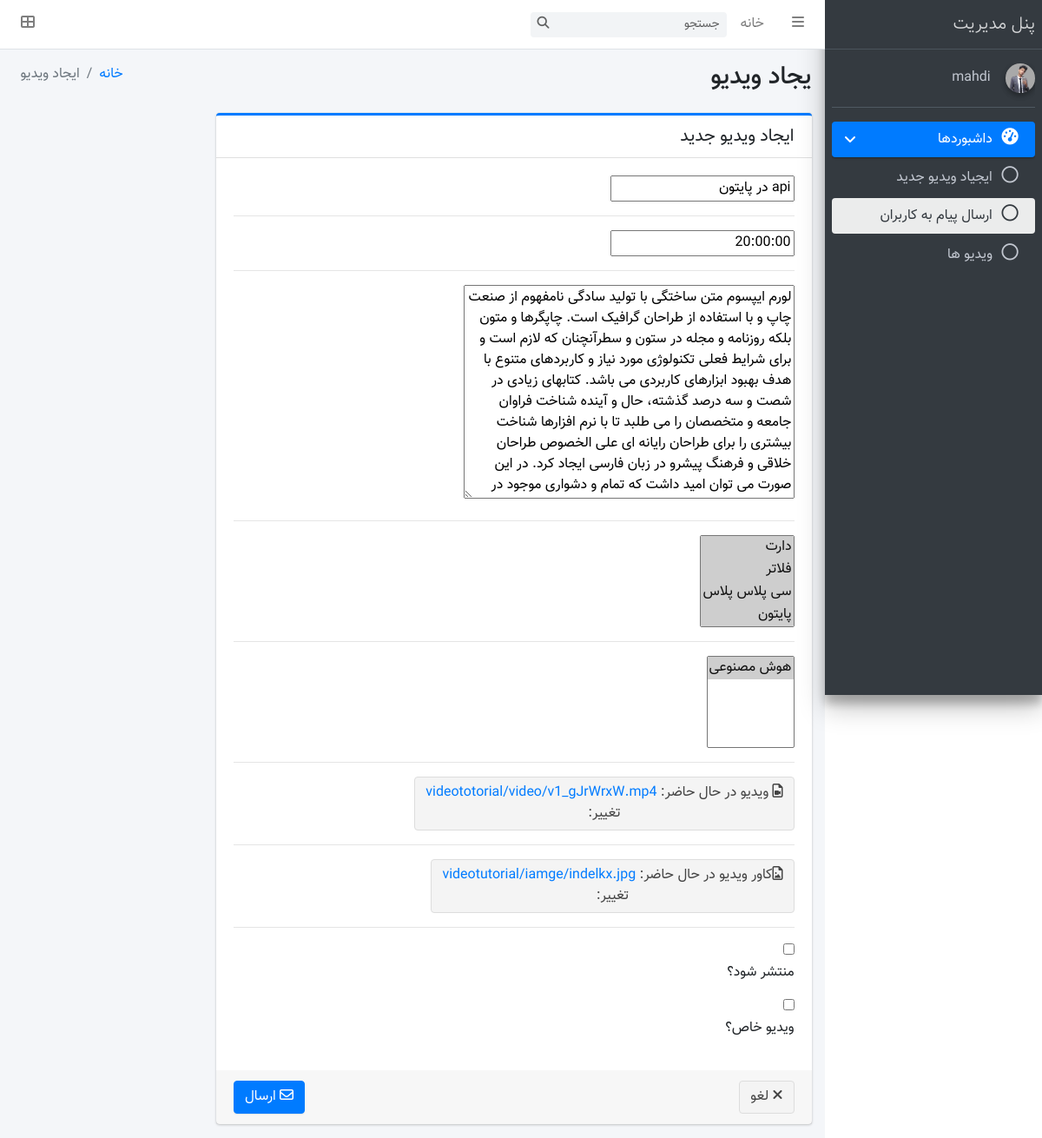
The page /admin_panel/edit/9/ (signed in) on the database as committed earlier.
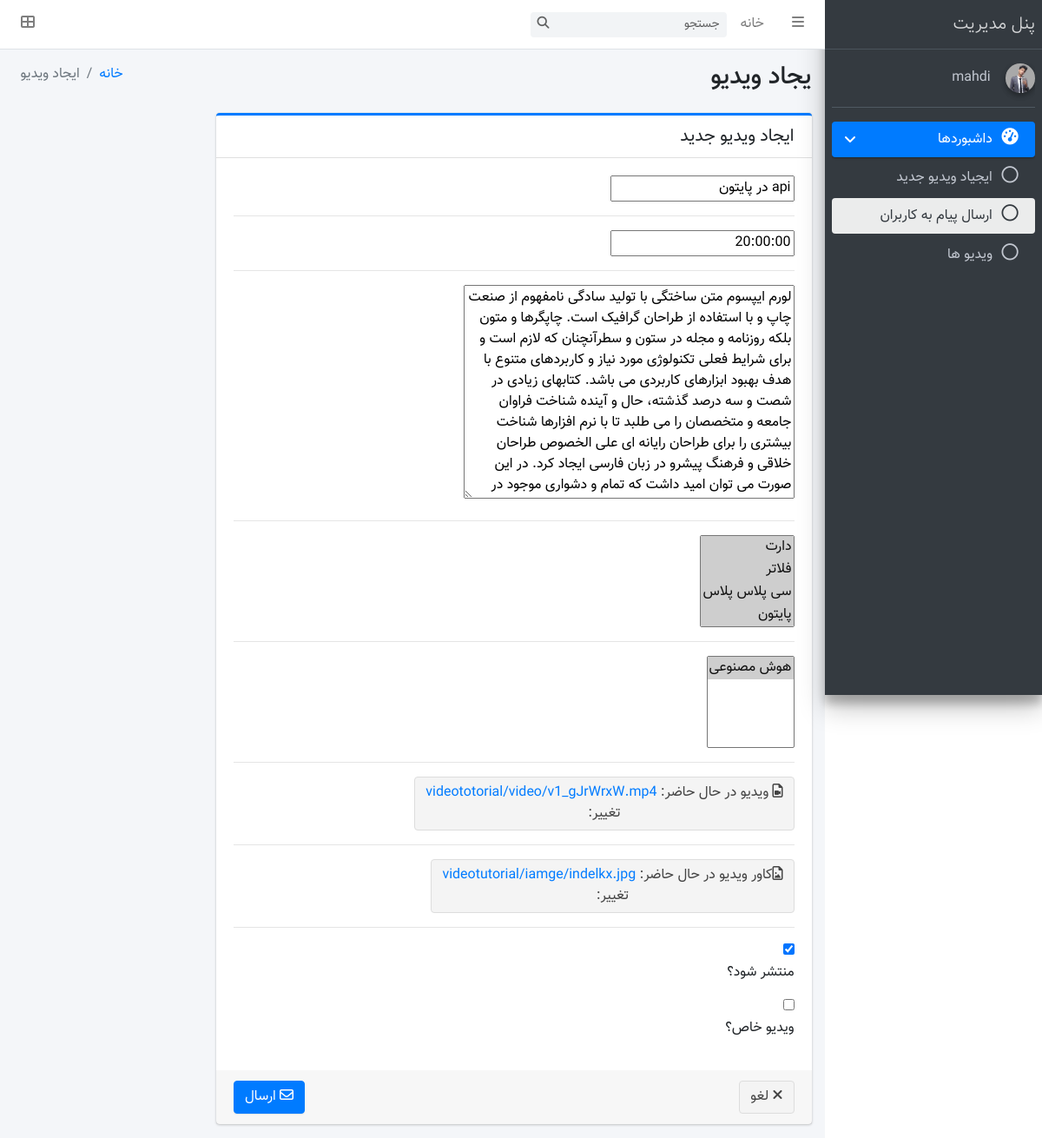
The same page on the database as committed later.
### Tutorial_app/models.py (models this page shows, shortened)
class VideoTutorial(models.Model):
    teacher=models.ForeignKey(Techer,on_delete=models.CASCADE,related_name="video_tutorial",verbose_name="مدرس")
    video=models.FileField(upload_to="videototorial/video",verbose_name="ویدیو")
    titel=models.CharField(max_length=100,unique=True,verbose_name="عنوان")
    video_cover=models.FileField(upload_to="videotutorial/iamge",verbose_name="کاور ویدیو")
    video_time=models.CharField(max_length=50,verbose_name="تایم ویدیو")
    created=models.DateTimeField(auto_now_add=True,verbose_name="تاریخ ایجاد")
    view=models.IntegerField(default=0,verbose_name="تعداد بازدید")
    discription=models.TextField(verbose_name="توضیحات ویدیو")
    tag=models.ManyToManyField(Tags,related_name="videotutorial",verbose_name="تگ ها")
    category=models.ManyToManyField(SubCategory,related_name="videotutorial",verbose_name="دسته بندی ها")
    slug=models.SlugField(null=True,blank=True,allow_unicode=True)
    is_active=models.BooleanField(default=False,verbose_name="ویدیو فعال هست یا خیر؟")
    special_video=models.BooleanField(verbose_name="مخصوص اعضای ویژه؟")
    class Meta:
        ordering=("-created",)
        verbose_name="ویدیو"
        verbose_name_plural="ویدیوها"

### AdminPanel_app/views.py (the view)
# urls.py: path("edit/<int:pk>/",views.EditVideo.as_view(),name="edit_video"),
class EditVideo(ActiveTeacher,UpdateView):
    template_name = "AdminPanel_app/createvideo.html"
    model = VideoTutorial
    fields = ["titel", "discription", "video_time", "video_cover", "video", "category", "tag","is_active","special_video"]
    success_url = reverse_lazy("AdminPanel_app:admin_panel")

### AdminPanel_app/mixins.py (called while the page is built)
    def dispatch(self,request,*args,**kwargs):
        if request.user.is_authenticated:
            user = request.user
            teacher = Techer.objects.get(user=user)
            if teacher.is_active == True:
                return super().dispatch(request,*args,**kwargs)
            else:
                return redirect("Home:Home")
        return redirect("Home:Home")

### Tutorial_app/models.py (called while the page is built)
    def __str__(self):
        return self.name

    def __str__(self):
        return self.name

### context_processor/context_processor.py (called while the page is built)
def categorydata(request):
    context=Category.objects.all()
    return {
        "category":context
    }

def check_activ_teacher(request):
    if request.user.is_authenticated:
        user=request.user
        teacher=Techer.objects.filter(user=user,is_active=True).exists()
        if teacher:
            return {"is_teacher":True}
        return {"is_teacher":False}
    return {"is_teacher": False}

### AdminPanel_app/templates/AdminPanel_app/createvideo.html (shortened to what the changed rows need)
{% load static %}
<!DOCTYPE html>
<html>
<head>
    <link rel="stylesheet" href="https://maxcdn.bootstrapcdn.com/font-awesome/4.4.0/css/font-awesome.min.css">
    <link rel="stylesheet" href="https://code.ionicframework.com/ionicons/2.0.1/css/ionicons.min.css">
    <link rel="stylesheet" href="{% static "AdminPanel_app/dist/css/adminlte.min.css" %}">
    <link rel="stylesheet" href="{% static "AdminPanel_app/plugins/iCheck/flat/blue.css" %}">
    <link rel="stylesheet"
          href="{% static "AdminPanel_app/plugins/bootstrap-wysihtml5/bootstrap3-wysihtml5.min.css" %}">
    <link rel="stylesheet" href="{% static "AdminPanel_app/dist/css/bootstrap-rtl.min.css" %}">
    <link rel="stylesheet" href="{% static "AdminPanel_app/dist/css/custom-style.css" %}">
</head>
<body class="hold-transition sidebar-mini">
<div class="wrapper">
    <div class="content-wrapper">
        <section class="content-header">
            <div class="container-fluid">
                <div class="row mb-2">
                    <div class="col-sm-6">
                        <h1>یجاد ویدیو</h1>
                    </div>
                </div>
            </div>
        </section>
        <section class="content">
            <div class="container-fluid">
                <div class="row">
                    <div class="col-md-9">
                        <form method="post" enctype="multipart/form-data">
                            <div class="card card-primary card-outline">
                                <div class="card-body">
                                    <div class="form-group">
                                        {{ form.titel }}
                                    </div>
                                    <div class="form-group">
                                        {{ form.video_time }}
                                    </div>
                                    <div class="form-group">
                                        {{ form.discription }}
                                    </div>
                                    <div class="form-group">
                                        <div class="btn btn-default btn-file">
                                            <i class="fa fa-file-video-o"></i> ویدیو
                                            {{ form.video }}
                                        </div>
                                    </div>
                                    <div class="form-group">
                                        <div class="btn btn-default btn-file">
                                            <i class="fa fa-file-image-o"></i>کاور ویدیو
                                            {{ form.video_cover }}
                                        </div>
                                    </div>
                                    <div class="form-group">
                                        {{ form.is_active }}<p>منتشر شود؟</p>
                                    </div>
                                    <div class="form-group">
                                        {{ form.special_video }}<p>ویدیو خاص؟</p>
                                    </div>
                                </div>
                            </div>
                        </form>
                    </div>
                </div>
            </div>
        </section>
    </div>
</div>
</body>
</html>

Rows that differ between the two databases and show on the page:
changed VideoTutorial "در حال حاضر: videototorial/video/v1_gJrWrxW.mp4 تغییر:": is_active "☐" → "☑"
